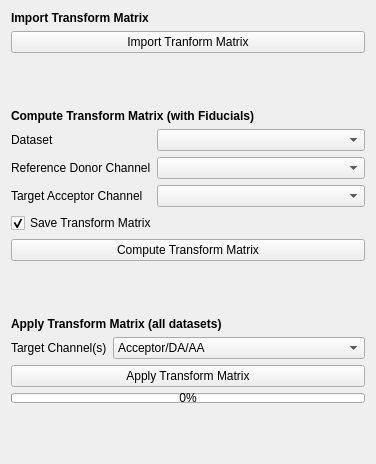
     <widget class="QWidget" name="tab_3">
      <attribute name="title">
       <string>Transform</string>
      </attribute>
      <layout class="QVBoxLayout" name="verticalLayout_4">
       <item>
        <widget class="QLabel" name="label_20">
         <property name="font">
          <font>
           <weight>75</weight>
           <bold>true</bold>
          </font>
         </property>
         <property name="text">
          <string>Import Transform Matrix</string>
         </property>
        </widget>
       </item>
       <item>
        <widget class="QPushButton" name="gapseq_import_tform">
         <property name="text">
          <string>Import Tranform Matrix</string>
         </property>
        </widget>
       </item>
       <item>
        <spacer name="verticalSpacer_8">
         <property name="orientation">
          <enum>Qt::Vertical</enum>
         </property>
         <property name="sizeType">
          <enum>QSizePolicy::Minimum</enum>
         </property>
         <property name="sizeHint" stdset="0">
          <size>
           <width>354</width>
           <height>50</height>
          </size>
         </property>
        </spacer>
       </item>
       <item>
        <widget class="QLabel" name="label_9">
         <property name="font">
          <font>
           <weight>75</weight>
           <bold>true</bold>
          </font>
         </property>
         <property name="text">
          <string>Compute Transform Matrix (with Fiducials)</string>
         </property>
        </widget>
       </item>
       <item>
        <layout class="QFormLayout" name="formLayout_7">
         <item row="0" column="0">
          <widget class="QLabel" name="label_22">
           <property name="text">
            <string>Dataset</string>
           </property>
          </widget>
         </item>
         <item row="0" column="1">
          <widget class="QComboBox" name="tform_compute_dataset"/>
         </item>
         <item row="1" column="0">
          <widget class="QLabel" name="label_23">
           <property name="text">
            <string>Reference Donor Channel</string>
           </property>
          </widget>
         </item>
         <item row="1" column="1">
          <widget class="QComboBox" name="tform_compute_ref_channel"/>
         </item>
         <item row="2" column="0">
          <widget class="QLabel" name="label_24">
           <property name="text">
            <string>Target Acceptor Channel</string>
           </property>
          </widget>
         </item>
         <item row="2" column="1">
          <widget class="QComboBox" name="tform_compute_target_channel"/>
         </item>
        </layout>
       </item>
       <item>
        <widget class="QCheckBox" name="save_tform">
         <property name="text">
          <string>Save Transform Matrix</string>
         </property>
         <property name="checked">
          <bool>true</bool>
         </property>
        </widget>
       </item>
       <item>
        <widget class="QPushButton" name="gapseq_compute_tform">
         <property name="text">
          <string>Compute Transform Matrix</string>
         </property>
        </widget>
       </item>
       <item>
        <spacer name="verticalSpacer_9">
         <property name="orientation">
          <enum>Qt::Vertical</enum>
         </property>
         <property name="sizeType">
          <enum>QSizePolicy::Minimum</enum>
         </property>
         <property name="sizeHint" stdset="0">
          <size>
           <width>354</width>
           <height>50</height>
          </size>
         </property>
        </spacer>
       </item>
       <item>
        <widget class="QLabel" name="label_21">
         <property name="font">
          <font>
           <weight>75</weight>
           <bold>true</bold>
          </font>
         </property>
         <property name="text">
          <string>Apply Transform Matrix (all datasets)</string>
         </property>
        </widget>
       </item>
       <item>
        <layout class="QFormLayout" name="formLayout_8">
         <item row="0" column="0">
          <widget class="QLabel" name="label_25">
           <property name="text">
            <string>Target Channel(s)</string>
           </property>
          </widget>
         </item>
         <item row="0" column="1">
          <widget class="QComboBox" name="tform_apply_target">
           <item>
            <property name="text">
             <string>Acceptor/DA/AA</string>
            </property>
           </item>
           <item>
            <property name="text">
             <string>Donor/DD/AD</string>
            </property>
           </item>
          </widget>
         </item>
        </layout>
       </item>
       <item>
        <widget class="QPushButton" name="gapseq_apply_tform">
         <property name="text">
          <string>Apply Transform Matrix</string>
         </property>
        </widget>
       </item>
       <item>
        <widget class="QProgressBar" name="tform_apply_progressbar">
         <property name="maximumSize">
          <size>
           <width>16777215</width>
           <height>10</height>
          </size>
         </property>
         <property name="value">
          <number>0</number>
         </property>
        </widget>
       </item>
       <item>
        <spacer name="verticalSpacer_3">
         <property name="orientation">
          <enum>Qt::Vertical</enum>
         </property>
         <property name="sizeType">
          <enum>QSizePolicy::MinimumExpanding</enum>
         </property>
         <property name="sizeHint" stdset="0">
          <size>
           <width>354</width>
           <height>50</height>
          </size>
         </property>
        </spacer>
       </item>
      </layout>
     </widget>
